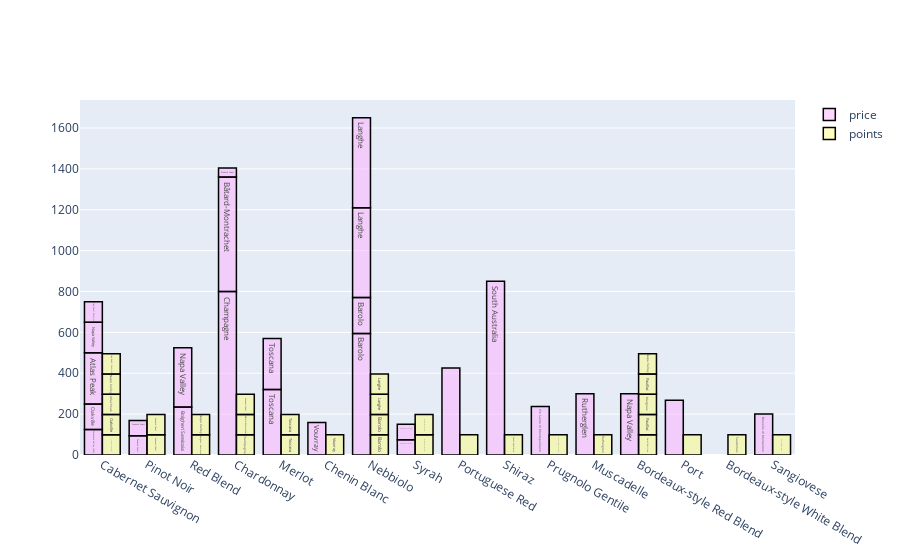

Write notebook code for a chart like this one.
### Code cell
#plotly bar plot

df99 = winemag130_data[winemag130_data.points == 99].iloc[:50,:]

import plotly.graph_objs as go
# create trace1 
trace1 = go.Bar(
                x = df99.variety,
                y = df99.price,
                name = "price",
                marker = dict(color = 'rgba(255, 174, 255, 0.5)',
                             line=dict(color='rgb(0,0,0)',width=1.5)),
                text = df99.region_1)
# create trace2 
trace2 = go.Bar(
                x = df99.variety,
                y = df99.points,
                name = "points",
                marker = dict(color = 'rgba(255, 255, 128, 0.5)',
                              line=dict(color='rgb(0,0,0)',width=1.5)),
                text = df99.region_1)
data = [trace1, trace2]
layout = go.Layout(barmode = "group")
fig = go.Figure(data = data, layout = layout)
iplot(fig)

### Figure 1 — Plotly figure (JSON) as saved in the notebook; plotly's stock layout.template omitted (floating-point values rounded to 4 significant figures)
{"data": [{"marker": {"color": "rgba(255, 174, 255, 0.5)", "line": {"color": "rgb(0, 0, 0)", "width": 1.5}}, "name": "price", "text": ["Columbia Valley (WA)", "Sonoma Coast", "Bolgheri Sassicaia", "Champagne", "Toscana", "Vouvray", "Barolo", "Barolo", "Walla Walla Valley (OR)", "Sonoma Coast", "Walla Walla Valley (OR)", null, "South Australia", "Langhe", "Langhe", "Toscana", "Vin Santo di Montepulciano", "Bâtard-Montrachet", "Oakville", "Rutherglen", "Saint-Émilion", "Pauillac", null, "Sauternes", "Margaux", "Pauillac", "Napa Valley", "Atlas Peak", "Sonoma Coast", "Napa Valley", "Napa Valley", "Brunello di Montalcino", "Oak Knoll District"], "type": "bar", "x": ["Cabernet Sauvignon", "Pinot Noir", "Red Blend", "Chardonnay", "Merlot", "Chenin Blanc", "Nebbiolo", "Nebbiolo", "Syrah", "Pinot Noir", "Syrah", "Portuguese Red", "Shiraz", "Nebbiolo", "Nebbiolo", "Merlot", "Prugnolo Gentile", "Chardonnay", "Cabernet Sauvignon", "Muscadelle", "Bordeaux-style Red Blend", "Bordeaux-style Red Blend", "Port", "Bordeaux-style White Blend", "Bordeaux-style Red Blend", "Bordeaux-style Red Blend", "Bordeaux-style Red Blend", "Cabernet Sauvignon", "Chardonnay", "Red Blend", "Cabernet Sauvignon", "Sangiovese", "Cabernet Sauvignon"], "y": [125, 94, 235, 800, 320, 159, 595, 175, 75, 75, 75, 426, 850, 440, 440, 250, 237, 560, 125, 300, null, null, 268, null, null, null, 300, 250, 44, 290, 150, 200, 100]}, {"marker": {"color": "rgba(255, 255, 128, 0.5)", "line": {"color": "rgb(0, 0, 0)", "width": 1.5}}, "name": "points", "text": ["Columbia Valley (WA)", "Sonoma Coast", "Bolgheri Sassicaia", "Champagne", "Toscana", "Vouvray", "Barolo", "Barolo", "Walla Walla Valley (OR)", "Sonoma Coast", "Walla Walla Valley (OR)", null, "South Australia", "Langhe", "Langhe", "Toscana", "Vin Santo di Montepulciano", "Bâtard-Montrachet", "Oakville", "Rutherglen", "Saint-Émilion", "Pauillac", null, "Sauternes", "Margaux", "Pauillac", "Napa Valley", "Atlas Peak", "Sonoma Coast", "Napa Valley", "Napa Valley", "Brunello di Montalcino", "Oak Knoll District"], "type": "bar", "x": ["Cabernet Sauvignon", "Pinot Noir", "Red Blend", "Chardonnay", "Merlot", "Chenin Blanc", "Nebbiolo", "Nebbiolo", "Syrah", "Pinot Noir", "Syrah", "Portuguese Red", "Shiraz", "Nebbiolo", "Nebbiolo", "Merlot", "Prugnolo Gentile", "Chardonnay", "Cabernet Sauvignon", "Muscadelle", "Bordeaux-style Red Blend", "Bordeaux-style Red Blend", "Port", "Bordeaux-style White Blend", "Bordeaux-style Red Blend", "Bordeaux-style Red Blend", "Bordeaux-style Red Blend", "Cabernet Sauvignon", "Chardonnay", "Red Blend", "Cabernet Sauvignon", "Sangiovese", "Cabernet Sauvignon"], "y": [99, 99, 99, 99, 99, 99, 99, 99, 99, 99, 99, 99, 99, 99, 99, 99, 99, 99, 99, 99, 99, 99, 99, 99, 99, 99, 99, 99, 99, 99, 99, 99, 99]}], "layout": {"autosize": true, "barmode": "group", "xaxis": {"autorange": true, "range": [-0.5, 15.5], "type": "category"}, "yaxis": {"autorange": true, "range": [0, 1737.0], "type": "linear"}}}
